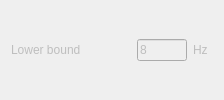
                           <widget class="QWidget" name="widget_stabTolFrequency_lowerBound_SSI" native="true">
                            <property name="sizePolicy">
                             <sizepolicy hsizetype="Fixed" vsizetype="Fixed">
                              <horstretch>0</horstretch>
                              <verstretch>0</verstretch>
                             </sizepolicy>
                            </property>
                            <property name="minimumSize">
                             <size>
                              <width>100</width>
                              <height>0</height>
                             </size>
                            </property>
                            <layout class="QHBoxLayout" name="horizontalLayout_31">
                             <property name="topMargin">
                              <number>0</number>
                             </property>
                             <property name="bottomMargin">
                              <number>0</number>
                             </property>
                             <item>
                              <widget class="QLabel" name="label_stabTolFrequency_lowerBound_SSI">
                               <property name="enabled">
                                <bool>false</bool>
                               </property>
                               <property name="sizePolicy">
                                <sizepolicy hsizetype="Fixed" vsizetype="Fixed">
                                 <horstretch>0</horstretch>
                                 <verstretch>0</verstretch>
                                </sizepolicy>
                               </property>
                               <property name="minimumSize">
                                <size>
                                 <width>120</width>
                                 <height>0</height>
                                </size>
                               </property>
                               <property name="toolTip">
                                <string/>
                               </property>
                               <property name="toolTipDuration">
                                <number>0</number>
                               </property>
                               <property name="text">
                                <string>Lower bound</string>
                               </property>
                               <property name="alignment">
                                <set>Qt::AlignJustify|Qt::AlignVCenter</set>
                               </property>
                              </widget>
                             </item>
                             <item alignment="Qt::AlignLeft">
                              <widget class="QLineEdit" name="lineEdit_stabTolFrequency_lowerBound_SSI">
                               <property name="enabled">
                                <bool>false</bool>
                               </property>
                               <property name="sizePolicy">
                                <sizepolicy hsizetype="Fixed" vsizetype="Fixed">
                                 <horstretch>0</horstretch>
                                 <verstretch>0</verstretch>
                                </sizepolicy>
                               </property>
                               <property name="minimumSize">
                                <size>
                                 <width>30</width>
                                 <height>0</height>
                                </size>
                               </property>
                               <property name="maximumSize">
                                <size>
                                 <width>50</width>
                                 <height>16777215</height>
                                </size>
                               </property>
                               <property name="text">
                                <string>8</string>
                               </property>
                               <property name="maxLength">
                                <number>8</number>
                               </property>
                              </widget>
                             </item>
                             <item alignment="Qt::AlignLeft">
                              <widget class="QLabel" name="label_stabTolFrequency_lowerBoundUnits_SSI">
                               <property name="enabled">
                                <bool>false</bool>
                               </property>
                               <property name="sizePolicy">
                                <sizepolicy hsizetype="Fixed" vsizetype="Fixed">
                                 <horstretch>0</horstretch>
                                 <verstretch>0</verstretch>
                                </sizepolicy>
                               </property>
                               <property name="minimumSize">
                                <size>
                                 <width>20</width>
                                 <height>0</height>
                                </size>
                               </property>
                               <property name="text">
                                <string>Hz</string>
                               </property>
                              </widget>
                             </item>
                            </layout>
                           </widget>
